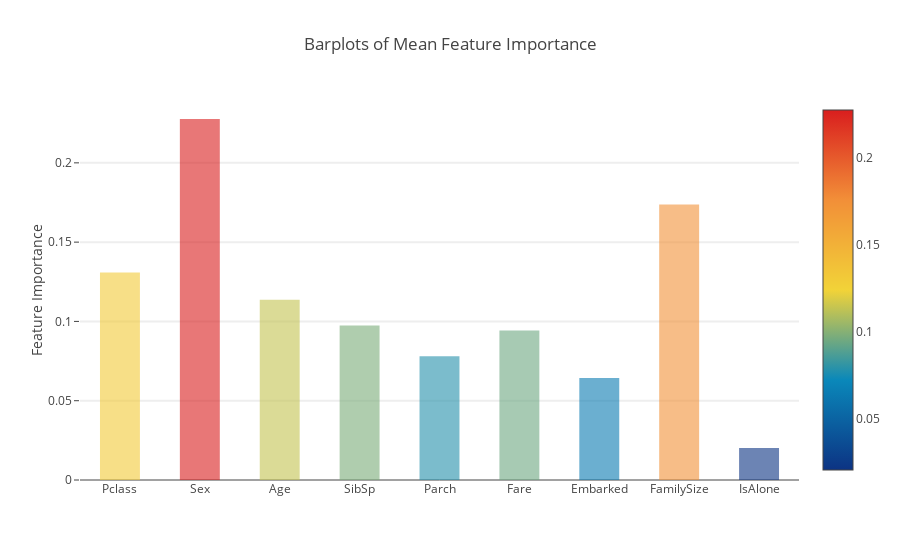

The code cell stored with this chart in its notebook:
### Code cell
y = feature_dataframe['mean'].values
x = feature_dataframe['features'].values
data = [go.Bar(
            x= x,
             y= y,
            width = 0.5,
            marker=dict(
               color = feature_dataframe['mean'].values,
            colorscale='Portland',
            showscale=True,
            reversescale = False
            ),
            opacity=0.6
        )]

layout= go.Layout(
    autosize= True,
    title= 'Barplots of Mean Feature Importance',
    hovermode= 'closest',
#     xaxis= dict(
#         title= 'Pop',
#         ticklen= 5,
#         zeroline= False,
#         gridwidth= 2,
#     ),
    yaxis=dict(
        title= 'Feature Importance',
        ticklen= 5,
        gridwidth= 2
    ),
    showlegend= False
)
fig = go.Figure(data=data, layout=layout)
py.iplot(fig, filename='bar-direct-labels')

### Figure 1 — Plotly figure (JSON) as saved in the notebook; plotly's stock layout.template omitted (floating-point values rounded to 4 significant figures)
{"data": [{"marker": {"color": [0.1308, 0.2276, 0.1136, 0.09743, 0.078, 0.09432, 0.06427, 0.1737, 0.02022], "colorscale": "Portland", "reversescale": false, "showscale": true}, "opacity": 0.6, "type": "bar", "width": 0.5, "x": ["Pclass", "Sex", "Age", "SibSp", "Parch", "Fare", "Embarked", "FamilySize", "IsAlone"], "y": [0.1308, 0.2276, 0.1136, 0.09743, 0.078, 0.09432, 0.06427, 0.1737, 0.02022]}], "layout": {"autosize": true, "hovermode": "closest", "showlegend": false, "title": "Barplots of Mean Feature Importance", "yaxis": {"gridwidth": 2, "ticklen": 5, "title": "Feature Importance"}}}
